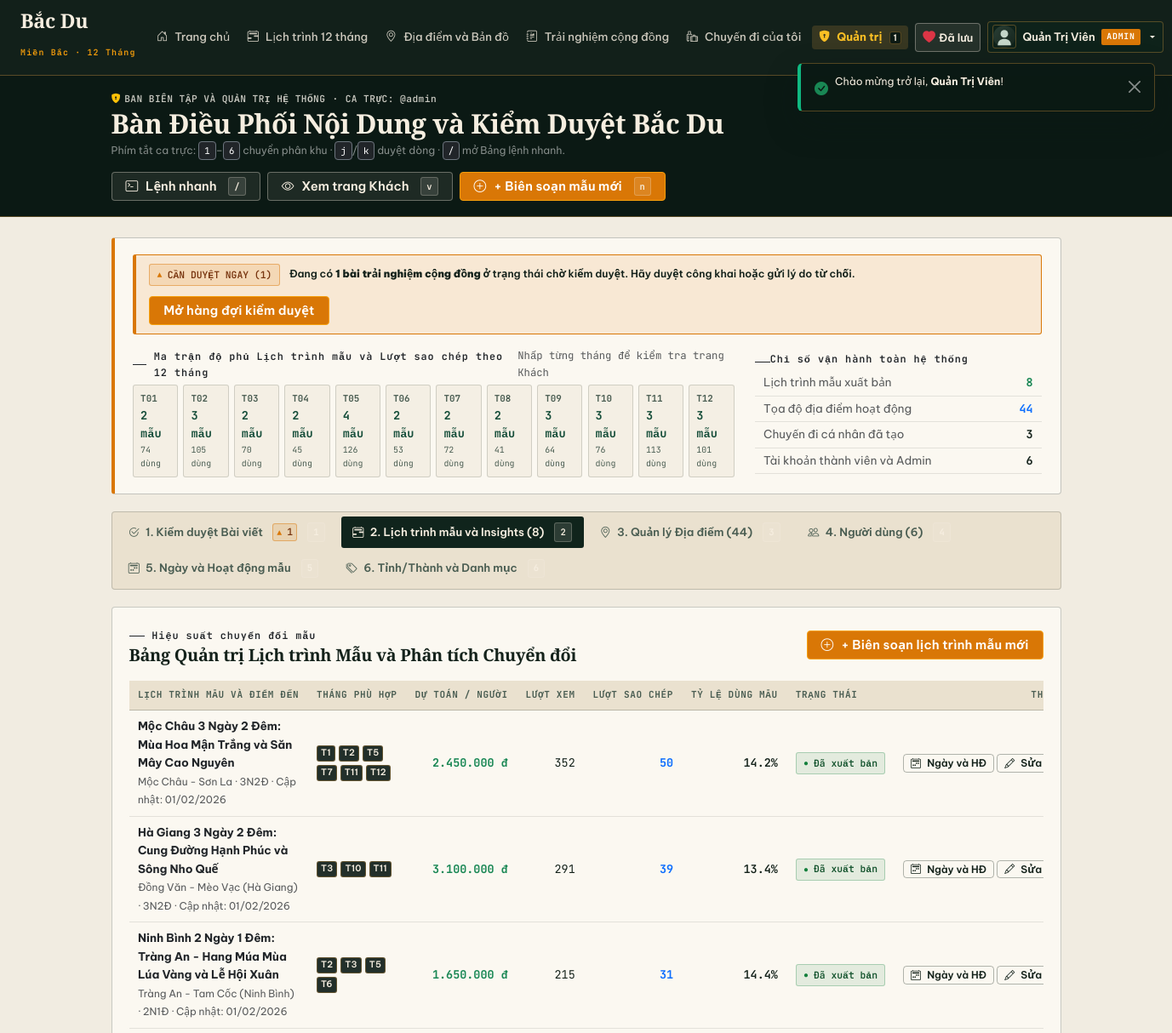
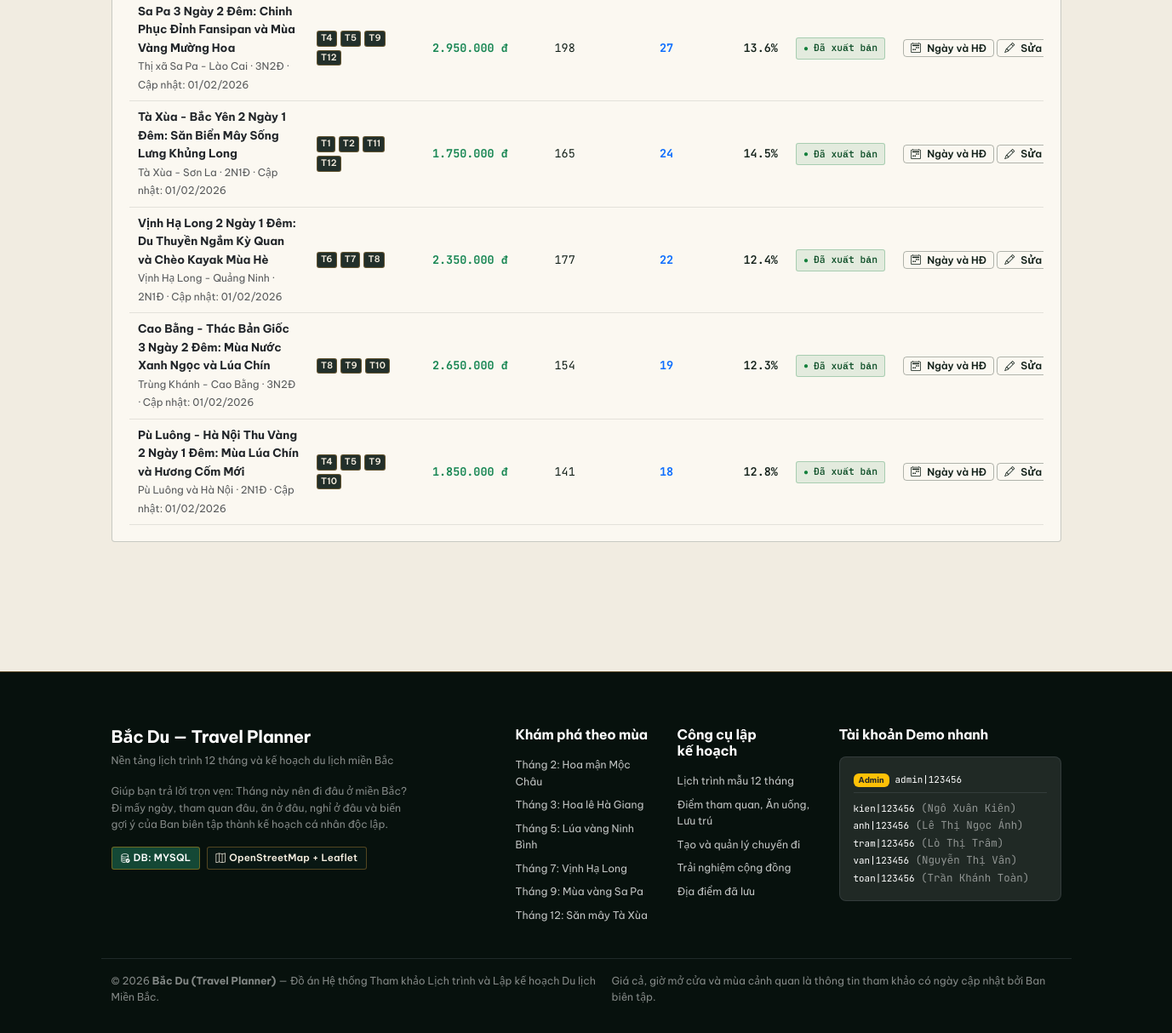
The page /admin.php?tab=templates (signed in) on the database its author committed (2 pictures, top to bottom).
### tables this page shows
CREATE TABLE `users` (
  `id` INT AUTO_INCREMENT PRIMARY KEY,
  `full_name` VARCHAR(120) NOT NULL,
  `username` VARCHAR(60) NOT NULL UNIQUE,
  `email` VARCHAR(150) NOT NULL UNIQUE,
  `password_hash` VARCHAR(255) NOT NULL,
  `role` ENUM('user', 'admin') NOT NULL DEFAULT 'user',
  `status` ENUM('active', 'locked') NOT NULL DEFAULT 'active',
  `avatar_url` VARCHAR(500) DEFAULT NULL,
  `bio` TEXT DEFAULT NULL,
  `phone` VARCHAR(30) DEFAULT NULL,
  `hometown` VARCHAR(120) DEFAULT 'Hà Nội',
  `created_at` DATETIME NOT NULL DEFAULT CURRENT_TIMESTAMP,
  `updated_at` DATETIME NOT NULL DEFAULT CURRENT_TIMESTAMP ON UPDATE CURRENT_TIMESTAMP
);

CREATE TABLE `itinerary_templates` (
  `id` INT AUTO_INCREMENT PRIMARY KEY,
  `title` VARCHAR(200) NOT NULL,
  `slug` VARCHAR(220) NOT NULL UNIQUE,
  `province_id` INT NOT NULL,
  `main_destination` VARCHAR(150) NOT NULL,
  `thumbnail_url` VARCHAR(500) DEFAULT NULL,
  `duration_days` INT NOT NULL DEFAULT 3,
  `duration_nights` INT NOT NULL DEFAULT 2,
  `assumed_departure` VARCHAR(120) NOT NULL DEFAULT 'Hà Nội',
  `suggested_transport` VARCHAR(180) NOT NULL DEFAULT 'Xe limousine / Xe máy tại điểm đến',
  `ref_budget_per_person` DECIMAL(12, 0) NOT NULL DEFAULT 2500000,
  `base_pax_count` INT NOT NULL DEFAULT 2,
  `seasonal_reason` TEXT NOT NULL,
  `summary` TEXT DEFAULT NULL,
  `essential_notes` TEXT DEFAULT NULL,
  `status` ENUM('draft', 'published', 'archived') NOT NULL DEFAULT 'published',
  `author_id` INT NOT NULL DEFAULT 1,
  `views_count` INT NOT NULL DEFAULT 0,
  `copies_count` INT NOT NULL DEFAULT 0,
  `updated_date` DATE NOT NULL,
  `created_at` DATETIME NOT NULL DEFAULT CURRENT_TIMESTAMP,
  `updated_at` DATETIME NOT NULL DEFAULT CURRENT_TIMESTAMP ON UPDATE CURRENT_TIMESTAMP,
  CONSTRAINT `fk_templates_province` FOREIGN KEY (`province_id`) REFERENCES `provinces` (`id`),
  CONSTRAINT `fk_templates_author` FOREIGN KEY (`author_id`) REFERENCES `users` (`id`)
);

CREATE TABLE `experience_posts` (
  `id` INT AUTO_INCREMENT PRIMARY KEY,
  `user_id` INT NOT NULL,
  `location_id` INT NOT NULL,
  `title` VARCHAR(220) NOT NULL,
  `visit_month` TINYINT NOT NULL DEFAULT 2,
  `visit_year` SMALLINT NOT NULL DEFAULT 2026,
  `content` TEXT NOT NULL,
  `rating` TINYINT NOT NULL DEFAULT 5,
  `ref_cost` DECIMAL(12, 0) DEFAULT NULL,
  `cost_unit` VARCHAR(60) DEFAULT 'người',
  `pros_liked` TEXT DEFAULT NULL,
  `cons_inconvenient` TEXT DEFAULT NULL,
  `tips_advice` TEXT DEFAULT NULL,
  `status` ENUM('draft', 'pending', 'approved', 'rejected', 'hidden') NOT NULL DEFAULT 'pending',
  `rejection_reason` TEXT DEFAULT NULL,
  `reviewed_by` INT DEFAULT NULL,
  `reviewed_at` DATETIME DEFAULT NULL,
  `created_at` DATETIME NOT NULL DEFAULT CURRENT_TIMESTAMP,
  `updated_at` DATETIME NOT NULL DEFAULT CURRENT_TIMESTAMP ON UPDATE CURRENT_TIMESTAMP,
  CONSTRAINT `fk_exppost_user` FOREIGN KEY (`user_id`) REFERENCES `users` (`id`) ON DELETE CASCADE,
  CONSTRAINT `fk_exppost_location` FOREIGN KEY (`location_id`) REFERENCES `locations` (`id`) ON DELETE CASCADE
);

### admin.php (the view, shortened to what the rows shown need)
<?php
require_once __DIR__ . '/includes/helpers.php';
$admin = require_admin();
$pdo = get_db();
$tab = $_GET['tab'] ?? 'moderation';
$allTemplates = $pdo->query('
    SELECT
        it.*,
        p.name AS province_name,
        (SELECT COUNT(*) FROM trips t WHERE t.source_template_id = it.id) AS actual_trips_created
    FROM itinerary_templates it
    JOIN provinces p ON p.id = it.province_id
    ORDER BY it.copies_count DESC, it.views_count DESC
')->fetchAll();
$monthsByTemplate = [];
foreach ($pdo->query('SELECT template_id, month_number FROM template_months ORDER BY month_number ASC')->fetchAll() as $rm) {
    $monthsByTemplate[(int)$rm['template_id']][] = (int)$rm['month_number'];
}
require_once __DIR__ . '/includes/header.php';
?>
<header class="app-shift-bar mb-4">
  <div class="container">
    <div class="d-flex flex-wrap justify-content-between align-items-center gap-3">
      <div>
        <div class="app-shift-eyebrow">
          <span><i class="bi bi-shield-lock-fill text-warning me-1"></i>BAN BIÊN TẬP VÀ QUẢN TRỊ HỆ THỐNG</span>
          <span>·</span>
          <span>CA TRỰC: @<?= e($admin['username']) ?></span>
        </div>
        <h1 class="app-shift-title">Bàn Điều Phối Nội Dung và Kiểm Duyệt Bắc Du</h1>
      </div>
    </div>
  </div>
</header>
<main class="container pb-5" id="mainContent">
  <?php if ($tab === 'templates'): ?>
    <div class="app-work-surface mb-4">
      <div class="table-responsive">
        <table class="app-table">
          <thead>
            <tr>
              <th>Lịch trình mẫu và Điểm đến</th>
              <th>Tháng phù hợp</th>
              <th class="num-col">Dự toán / người</th>
              <th class="num-col">Lượt xem</th>
              <th class="num-col">Lượt sao chép</th>
              <th class="num-col">Tỷ lệ dùng mẫu</th>
              <th>Trạng thái</th>
              <th class="text-end">Thao tác</th>
            </tr>
          </thead>
          <tbody>
            <?php foreach ($allTemplates as $tpl): ?>
              <?php
                $tMonths = $monthsByTemplate[(int)$tpl['id']] ?? [];
                $views = max(1, (int)$tpl['views_count']);
                $copies = (int)$tpl['copies_count'];
                $convRate = number_format(($copies / $views) * 100, 1);
                $tplMark = $tpl['status'] === 'published' ? 'status-ok' : ($tpl['status'] === 'draft' ? 'status-warn' : 'status-neutral');
                $tplLabel = $tpl['status'] === 'published' ? 'Đã xuất bản' : ($tpl['status'] === 'draft' ? 'Bản nháp' : 'Lưu trữ');
              ?>
              <tr class="<?= $tpl['status'] === 'draft' ? 'row-needs-action' : '' ?>">
                <td>
                  <a href="template_detail.php?id=<?= (int)$tpl['id'] ?>" class="fw-bold text-dark d-block"><?= e($tpl['title']) ?></a>
                  <span class="text-muted" style="font-size:0.75rem;"><?= e($tpl['main_destination']) ?> · <?= (int)$tpl['duration_days'] ?>N<?= (int)$tpl['duration_nights'] ?>Đ · Cập nhật: <?= format_date_vn($tpl['updated_date']) ?></span>
                </td>
                <td>
                  <div class="d-flex flex-wrap gap-1" style="max-width: 190px;">
                    <?php foreach ($tMonths as $mNum): ?>
                      <span class="slip-tag py-0 px-1" style="font-size:0.65rem;">T<?= $mNum ?></span>
                    <?php endforeach; ?>
                  </div>
                </td>
                <td class="num-col fw-bold text-success"><?= format_vnd($tpl['ref_budget_per_person']) ?></td>
                <td class="num-col"><?= (int)$tpl['views_count'] ?></td>
                <td class="num-col fw-bold text-primary"><?= $copies ?></td>
                <td class="num-col fw-semibold"><?= $convRate ?>%</td>
                <td>
                  <span class="status-mark <?= $tplMark ?>"><?= $tplLabel ?></span>
                </td>
                <td class="text-end text-nowrap">
                  <a href="admin.php?tab=template_days&template_id=<?= (int)$tpl['id'] ?>" class="btn-cin-outline py-0 px-2" style="font-size:0.75rem;" title="Quản lý ngày và hoạt động trong lịch trình mẫu">
                    <i class="bi bi-calendar2-week"></i> Ngày và HĐ
                  </a>
                  <button type="button" class="btn-cin-outline py-0 px-2" style="font-size:0.75rem;"
                          onclick='editTemplateModal(<?= json_encode($tpl, JSON_UNESCAPED_UNICODE) ?>, <?= json_encode($tMonths) ?>)'>
                    <i class="bi bi-pencil"></i> Sửa
                  </button>
                </td>
              </tr>
            <?php endforeach; ?>
          </tbody>
        </table>
      </div>
    </div>
  <?php endif; ?>
</main>
<?php require_once __DIR__ . '/includes/footer.php'; ?>

### includes/header.php (shortened to what the rows shown need)
<?php
require_once __DIR__ . '/helpers.php';
$currentUser = current_user();
$currentPage = basename($_SERVER['PHP_SELF'] ?? 'index.php');
?>
<!DOCTYPE html>
<html lang="vi">
<head>
  <link href="https://cdn.jsdelivr.net/npm/bootstrap@5.3.3/dist/css/bootstrap.min.css" rel="stylesheet">
  <link href="https://cdn.jsdelivr.net/npm/bootstrap-icons@1.11.3/font/bootstrap-icons.min.css" rel="stylesheet">
  <link rel="stylesheet" href="https://unpkg.com/leaflet@1.9.4/dist/leaflet.css" />
  <link rel="stylesheet" href="assets/css/style.css?v=14">
  <link rel="stylesheet" href="assets/css/cinematic-landing.css?v=14">
  <link rel="stylesheet" href="assets/css/cinematic-subpages.css?v=14">
</head>
<?php
  $appModePages = ['trips.php', 'trip_detail.php', 'admin.php', 'dashboard.php', 'profile.php', 'experience_form.php'];
  $bodyModeClass = $currentPage === 'index.php'
      ? 'cinematic-home'
      : (in_array($currentPage, $appModePages, true) ? 'cinematic-app' : 'cinematic-subpage');
?>
<body class="<?= $bodyModeClass ?>">
<nav class="navbar navbar-expand-lg navbar-dark navbar-bacdu sticky-top" data-bs-theme="dark">
  <div class="container-xxl px-3 px-xl-4">
    <div class="collapse navbar-collapse" id="mainNavbar">
      <div class="d-flex align-items-center gap-2 flex-nowrap ms-lg-2">
        <?php if ($currentUser): ?>
          <a href="favorites.php" class="btn-cin-ghost py-1 px-2 position-relative text-nowrap d-inline-flex align-items-center gap-1" title="Sổ tay tọa độ yêu thích">
            <i class="bi bi-heart-fill text-danger"></i>
            <span class="d-none d-xl-inline small">Đã lưu</span>
          </a>
          <div class="dropdown">
            <button class="cin-account-chip dropdown-toggle text-nowrap" type="button" data-bs-toggle="dropdown" aria-expanded="false">
              <img src="<?= e(get_avatar_url($currentUser['avatar_url'])) ?>"
                   alt="Avatar" class="cin-account-avatar" width="28" height="28">
              <span class="cin-account-name text-truncate"><?= e($currentUser['full_name']) ?></span>
              <?php if ($currentUser['role'] === 'admin'): ?>
                <span class="cin-account-role">ADMIN</span>
              <?php endif; ?>
            </button>
          </div>
        <?php else: ?>
          <a href="auth.php?tab=login" class="btn-cin-ghost py-1 px-3 text-nowrap">Đăng nhập</a>
          <a href="auth.php?tab=register" class="btn-cin-amber py-1 px-3 text-nowrap">Đăng ký</a>
        <?php endif; ?>
      </div>
    </div>
  </div>
</nav>

### rows shown on the page
users: full_name "Quản Trị Viên", username "admin"
itinerary_templates: title "Mộc Châu 3 Ngày 2 Đêm: Mùa Hoa Mận Trắng và Săn Mây Cao Nguyên", main_destination "Mộc Châu - Sơn La", duration_days "3", duration_nights "2", updated_date "01/02/2026", id "1", id "2", id "5", id "7", id "11", id "12", ref_budget_per_person "2.450.000 đ", views_count "352", copies_count "50", convRate "14.2", status "Đã xuất bản"
itinerary_templates: title "Hà Giang 3 Ngày 2 Đêm: Cung Đường Hạnh Phúc và Sông Nho Quế", main_destination "Đồng Văn - Mèo Vạc (Hà Giang)", duration_days "3", duration_nights "2", updated_date "01/02/2026", id "3", id "10", id "11", ref_budget_per_person "3.100.000 đ", views_count "291", copies_count "39", convRate "13.4", status "Đã xuất bản"
itinerary_templates: title "Ninh Bình 2 Ngày 1 Đêm: Tràng An - Hang Múa Mùa Lúa Vàng và Lễ Hội Xuân", main_destination "Tràng An - Tam Cốc (Ninh Bình)", duration_days "2", duration_nights "1", updated_date "01/02/2026", id "2", id "3", id "5", id "6", ref_budget_per_person "1.650.000 đ", views_count "215", copies_count "31", convRate "14.4", status "Đã xuất bản"
itinerary_templates: title "Sa Pa 3 Ngày 2 Đêm: Chinh Phục Đỉnh Fansipan và Mùa Vàng Mường Hoa", main_destination "Thị xã Sa Pa - Lào Cai", duration_days "3", duration_nights "2", updated_date "01/02/2026", id "4", id "5", id "9", id "12", ref_budget_per_person "2.950.000 đ", views_count "198", copies_count "27", convRate "13.6", status "Đã xuất bản"
itinerary_templates: title "Tà Xùa - Bắc Yên 2 Ngày 1 Đêm: Săn Biển Mây Sống Lưng Khủng Long", main_destination "Tà Xùa - Sơn La", duration_days "2", duration_nights "1", updated_date "01/02/2026", mNum "11", ref_budget_per_person "1.750.000 đ", views_count "165", copies_count "24", convRate "14.5", status "Đã xuất bản"
experience_posts: reviewed_by "1", user "2", id "12"
itinerary_templates: title "Vịnh Hạ Long 2 Ngày 1 Đêm: Du Thuyền Ngắm Kỳ Quan và Chèo Kayak Mùa Hè", main_destination "Vịnh Hạ Long - Quảng Ninh", duration_days "2", duration_nights "1", updated_date "01/02/2026", id "6", id "7", id "8", ref_budget_per_person "2.350.000 đ", views_count "177", copies_count "22", convRate "12.4", status "Đã xuất bản"
itinerary_templates: title "Cao Bằng - Thác Bản Giốc 3 Ngày 2 Đêm: Mùa Nước Xanh Ngọc và Lúa Chín", main_destination "Trùng Khánh - Cao Bằng", duration_days "3", duration_nights "2", updated_date "01/02/2026", id "8", id "9", id "10", ref_budget_per_person "2.650.000 đ", views_count "154", copies_count "19", convRate "12.3", status "Đã xuất bản"
itinerary_templates: title "Pù Luông - Hà Nội Thu Vàng 2 Ngày 1 Đêm: Mùa Lúa Chín và Hương Cốm Mới", main_destination "Pù Luông và Hà Nội", duration_days "2", duration_nights "1", updated_date "01/02/2026", ref_budget_per_person "1.850.000 đ", views_count "141", copies_count "18", convRate "12.8", status "Đã xuất bản"
experience_posts: id "4", rating "5", location "9", visit_month "10"

### other values the page prints
APP_NAME "Bắc Du"
$pendingPostsCount "1"
$fl['message'] "Chào mừng trở lại, Quản Trị Viên !"
$stats['pending_posts'] "1"
str_pad((string)$m, 2, '0', STR_PAD_LEFT) "01"
$mc['templates'] "2"
$mc['copies'] "74"
str_pad((string)$m, 2, '0', STR_PAD_LEFT) "02"
$mc['templates'] "3"
$mc['copies'] "105"
str_pad((string)$m, 2, '0', STR_PAD_LEFT) "03"
$mc['copies'] "70"
str_pad((string)$m, 2, '0', STR_PAD_LEFT) "04"
$mc['copies'] "45"
str_pad((string)$m, 2, '0', STR_PAD_LEFT) "05"
